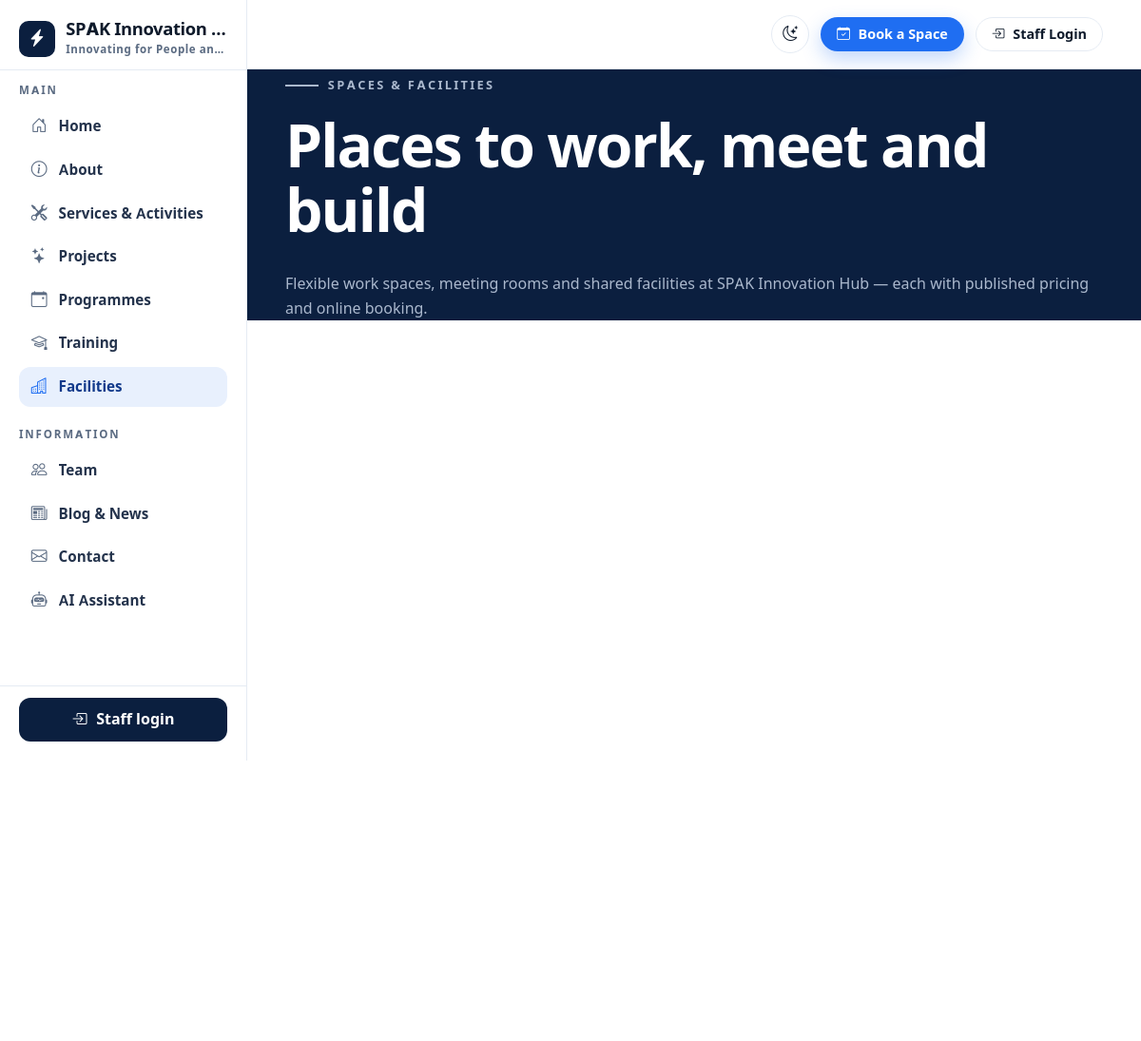
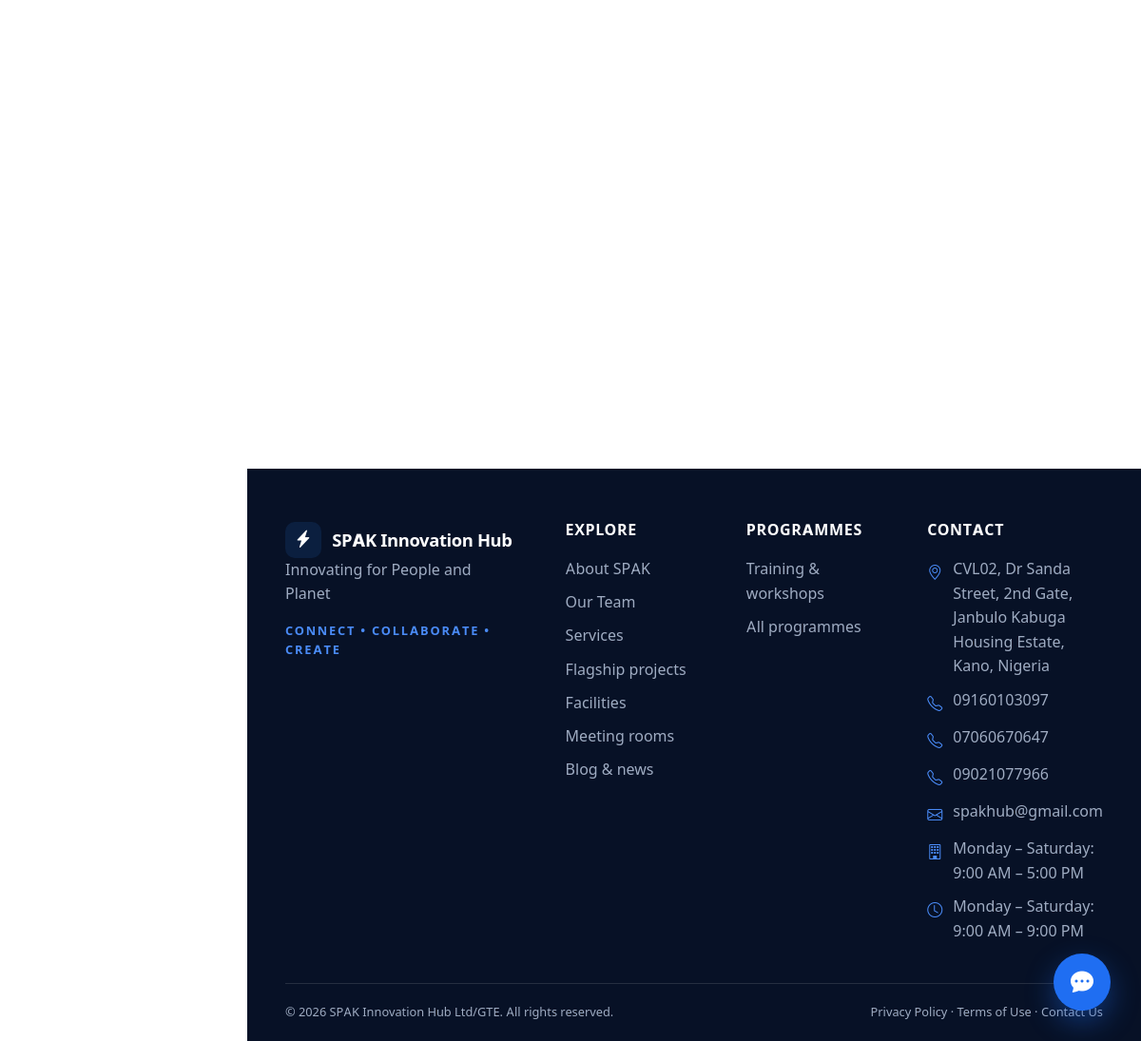
Page /facilities/ on the committed database (2 pictures, top to bottom).
### core/models.py (models this page shows, shortened)
class WebsiteSettings(models.Model):
    site_name = models.CharField(max_length=120, default="SPAK Innovation Hub")
    tagline = models.CharField(max_length=200, blank=True)
    logo = models.ImageField(upload_to="branding/", blank=True)
    logo_alt = models.CharField(max_length=120, blank=True)
    favicon = models.ImageField(upload_to="branding/", blank=True)
    default_social_image = models.ImageField(upload_to="branding/", blank=True)
    seo_title = models.CharField(max_length=200, blank=True)
    seo_description = models.TextField(blank=True)
    footer_text = models.CharField(max_length=300, blank=True)
    copyright = models.CharField(max_length=160, blank=True)
    programme_approval_required = models.BooleanField(default=False)
    content_staff_enabled = models.BooleanField(default=False)
    ai_enabled = models.BooleanField(default=True)
    updated_at = models.DateTimeField(auto_now=True)
    class Meta:
        verbose_name = "Website settings"
    @classmethod
    def get(cls):
        obj, _ = cls.objects.get_or_create(pk=1)
        return obj

class ContactSettings(models.Model):
    address = models.CharField(max_length=300, blank=True)
    address_map_link = models.CharField(max_length=500, blank=True)
    map_embed_html = models.TextField(blank=True)
    phone_1 = models.CharField(max_length=40, blank=True)
    phone_2 = models.CharField(max_length=40, blank=True)
    phone_3 = models.CharField(max_length=40, blank=True)
    email_1 = models.EmailField(blank=True)
    email_2 = models.EmailField(blank=True)
    whatsapp = models.CharField(max_length=40, blank=True)
    working_hours = models.CharField(max_length=200, blank=True)
    office_hours = models.CharField(max_length=200, blank=True)
    office_hours_closed = models.CharField(max_length=200, blank=True)
    coworking_hours = models.CharField(max_length=200, blank=True)
    coworking_hours_closed = models.CharField(max_length=200, blank=True)
    emergency_contact = models.CharField(max_length=200, blank=True)
    facebook = models.URLField(blank=True)
    twitter_x = models.URLField(blank=True)
    instagram = models.URLField(blank=True)
    linkedin = models.URLField(blank=True)
    youtube = models.URLField(blank=True)
    contact_page_text = models.TextField(blank=True)
    updated_at = models.DateTimeField(auto_now=True)
    class Meta:
        verbose_name = "Contact settings"
    @classmethod
    def get(cls):
        obj, _ = cls.objects.get_or_create(pk=1)
        return obj
    @property
    def socials(self):
        return [
            (k, getattr(self, k))
            for k in ("facebook", "twitter_x", "instagram", "linkedin", "youtube")
            if getattr(self, k)
        ]

### public/views.py (the view)
# urls.py: path("facilities/", views.facilities_list, name="fac-admin-facilities"),
def facilities(request):
    q = request.GET.get("q", "").strip()
    cat = request.GET.get("category", "")
    qs = Facility.objects.filter(status="published").select_related("category")
    if q:
        qs = qs.filter(Q(name__icontains=q) | Q(description__icontains=q) | Q(category__name__icontains=q))
    if cat:
        qs = qs.filter(category__slug=cat)
    from facilities.models import FacilityCategory
    return render(
        request, "public/facilities/list.html",
        {"facilities": qs, "categories": FacilityCategory.objects.filter(is_active=True), "q": q, "cat": cat},
    )

### templates/public/facilities/list.html (shortened to what this page needs)
{% extends "base.html" %}
{% block content %}
<header class="page-intro">
  <div class="spak-container">
    <p class="kicker">Spaces &amp; facilities</p>
    <h1 class="page-intro__title">Places to work, meet and build</h1>
    <p class="page-intro__lead">Flexible work spaces, meeting rooms and shared facilities at SPAK Innovation Hub — each with published pricing and online booking.</p>
  </div>
</header>
<section class="section">
  <div class="spak-container">
    {% if facilities %}
    <div class="feature-grid feature-grid--4">
    </div>
    {% endif %}
  </div>
</section>
<section class="section">
  <div class="spak-container">
  </div>
</section>
{% endblock %}

### templates/base.html (shortened to what this page needs)
{% load static %}<!DOCTYPE html>
<html lang="en">
<head>
  <link rel="stylesheet" href="{% static 'vendor/bootstrap.min.css' %}">
  <link rel="stylesheet" href="{% static 'vendor/bootstrap-icons.min.css' %}">
  <link rel="stylesheet" href="{% static 'css/spak.css' %}">
</head>
<body class="{% block body_class %}{% endblock %}">
  <div class="spak-app" id="spak-app" data-mode="persistent">
    <div class="spak-app__content" id="pageContent">
      <header class="site-header">
        <div class="site-header__inner spak-container">
          <div class="header-actions">
            <button class="theme-toggle" id="themeToggle" type="button" aria-label="Toggle dark or light mode" title="Dark / light mode"><i class="bi bi-moon-stars icon-moon" aria-hidden="true"></i></button>
            <a href="/facilities/" class="btn btn-spak btn-sm nav-cta"><i class="bi bi-calendar-check"></i> Book a Space</a>
            {% if user.is_authenticated %}
            <div class="user-menu">
              <details>
              <summary><i class="bi bi-person-circle"></i> {{ user.username }}</summary>
              <div class="user-menu__panel">
                <div class="role-line">{{ user.role_label }}</div>
                {% if user.is_super_admin %}<a href="/admin/"><i class="bi bi-speedometer2"></i> Admin Dashboard</a>{% endif %}
                {% if user.is_programme_lead %}<a href="/programmes-dashboard/"><i class="bi bi-people"></i> Programmes Dashboard</a>{% endif %}
                {% if user.is_content_staff %}<a href="/content-dashboard/"><i class="bi bi-pencil-square"></i> Content Dashboard</a>{% endif %}
                <a href="/my-account/"><i class="bi bi-person-gear"></i> My account</a>
                <form method="post" action="/logout/">{% csrf_token %}<button type="submit"><i class="bi bi-box-arrow-right"></i> Log out</button></form>
              </div>
              </details>
            </div>
            {% else %}
            <a href="/login/" class="btn btn-ghost btn-sm d-none d-lg-inline-flex"><i class="bi bi-box-arrow-in-right"></i> Staff Login</a>
            {% endif %}
          </div>
        </div>
      </header>
  <main id="content">
    {% block content %}{% endblock %}
  </main>
  <footer class="site-footer">
    <div class="spak-container">
      <div class="site-footer__top">
        <div class="site-footer--brand">
          <a class="brand" href="/">
            <span class="brand__mark">
              {% if site_settings.logo %}<img class="brand__img" src="{{ site_settings.logo.url }}" alt="">{% else %}<i class="bi bi-lightning-charge-fill"></i>{% endif %}
            </span>
            <span class="brand__word">{{ site_settings.site_name }}</span>
          </a>
          <p>{{ site_settings.footer_text|default:site_settings.tagline }}</p>
          <p class="brand-slogan">Connect • Collaborate • Create</p>
        </div>
        <div>
          <h5>Explore</h5>
          <ul>
            <li><a class="foot-link" href="/about/">About SPAK</a></li>
            <li><a class="foot-link" href="/team/">Our Team</a></li>
            <li><a class="foot-link" href="/services/">Services</a></li>
            <li><a class="foot-link" href="/projects/">Flagship projects</a></li>
            <li><a class="foot-link" href="/facilities/">Facilities</a></li>
            <li><a class="foot-link" href="/meeting-rooms/">Meeting rooms</a></li>
            <li><a class="foot-link" href="/blog/">Blog &amp; news</a></li>
          </ul>
        </div>
        <div>
          <h5>Programmes</h5>
          <ul>
            <li><a class="foot-link" href="/programmes/training/">Training &amp; workshops</a></li>
            <li><a class="foot-link" href="/programmes/">All programmes</a></li>
          </ul>
        </div>
        <div>
          <h5>Contact</h5>
          <ul class="foot-contact">
            {% if contact_settings.address %}<li><i class="bi bi-geo-alt"></i><span>{{ contact_settings.address }}</span></li>{% endif %}
            {% if contact_settings.phone_1 %}<li><i class="bi bi-telephone"></i><a class="foot-link" href="tel:{{ contact_settings.phone_1 }}">{{ contact_settings.phone_1 }}</a></li>{% endif %}
            {% if contact_settings.phone_2 %}<li><i class="bi bi-telephone"></i><a class="foot-link" href="tel:{{ contact_settings.phone_2 }}">{{ contact_settings.phone_2 }}</a></li>{% endif %}
            {% if contact_settings.phone_3 %}<li><i class="bi bi-telephone"></i><a class="foot-link" href="tel:{{ contact_settings.phone_3 }}">{{ contact_settings.phone_3 }}</a></li>{% endif %}
            {% if contact_settings.email_1 %}<li><i class="bi bi-envelope"></i><a class="foot-link" href="mailto:{{ contact_settings.email_1 }}">{{ contact_settings.email_1 }}</a></li>{% endif %}
            {% if contact_settings.office_hours %}<li><i class="bi bi-building"></i><span>{{ contact_settings.office_hours }}</span></li>{% endif %}
            {% if contact_settings.coworking_hours %}<li><i class="bi bi-clock"></i><span>{{ contact_settings.coworking_hours }}</span></li>{% endif %}
          </ul>
        </div>
      </div>
      <div class="site-footer__bottom">
        <span>&copy; {{ now|date:"Y" }} {{ site_settings.copyright|default:site_settings.site_name }}. All rights reserved.</span>
        <nav aria-label="Legal">
          <a class="foot-link" href="/pages/privacy-policy/">Privacy Policy</a> ·
          <a class="foot-link" href="/pages/terms-of-use/">Terms of Use</a> ·
          <a class="foot-link" href="/contact/">Contact Us</a>
        </nav>
      </div>
    </div>
  </footer>
    </div>
    <aside class="spak-sidebar" id="spakSidebar" aria-labelledby="spakSidebarHeading">
      <div class="spak-sidebar__head">
        <a class="brand spak-sidebar__brand" href="/" aria-label="{{ site_settings.site_name }} — home">
          <span class="brand__mark">
            {% if site_settings.logo %}<img class="brand__img" src="{{ site_settings.logo.url }}" alt="{{ site_settings.logo_alt|default:site_settings.site_name }}">{% else %}<i class="bi bi-lightning-charge-fill"></i>{% endif %}
          </span>
          <span class="spak-sidebar__titles">
            <span class="brand__word" id="spakSidebarHeading">{{ site_settings.site_name }}</span>
            {% if site_settings.tagline %}<span class="spak-sidebar__tag">{{ site_settings.tagline }}</span>{% endif %}
          </span>
        </a>
      </div>
      <nav class="spak-sidebar__nav" id="spakSidebarNav" aria-label="Main navigation">
        <p class="spak-sidebar__label">Main</p>
        <ul class="spak-sidebar__list">
          <li>
            <a class="spak-nav-link {% if request.path == '/' %}is-active{% endif %}" {% if request.path == '/' %}aria-current="page"{% endif %} href="/">
              <i class="bi bi-house-door" aria-hidden="true"></i><span>Home</span>
            </a>
          </li>
          <li>
            <a class="spak-nav-link {% if request.path|slice:':7' == '/about/' %}is-active{% endif %}" {% if request.path|slice:':7' == '/about/' %}aria-current="page"{% endif %} href="/about/">
              <i class="bi bi-info-circle" aria-hidden="true"></i><span>About</span>
            </a>
          </li>
          <li>
            <a class="spak-nav-link {% if request.path|slice:':10' == '/services/' %}is-active{% endif %}" {% if request.path|slice:':10' == '/services/' %}aria-current="page"{% endif %} href="/services/">
              <i class="bi bi-tools" aria-hidden="true"></i><span>Services &amp; Activities</span>
            </a>
          </li>
          <li>
            <a class="spak-nav-link {% if request.path|slice:':10' == '/projects/' %}is-active{% endif %}" {% if request.path|slice:':10' == '/projects/' %}aria-current="page"{% endif %} href="/projects/">
              <i class="bi bi-stars" aria-hidden="true"></i><span>Projects</span>
            </a>
          </li>
          <li>
            <a class="spak-nav-link "  href="/programmes/">
              <i class="bi bi-calendar-event" aria-hidden="true"></i><span>Programmes</span>
            </a>
          </li>
          <li>
            <a class="spak-nav-link {% if request.path|slice:':21' == '/programmes/training/' %}is-active{% endif %}" {% if request.path|slice:':21' == '/programmes/training/' %}aria-current="page"{% endif %} href="/programmes/training/">
              <i class="bi bi-mortarboard" aria-hidden="true"></i><span>Training</span>
            </a>
          </li>
          <li>
            <a class="spak-nav-link {% if request.path|slice:':12' == '/facilities/' or request.path|slice:':15' == '/meeting-rooms/' %}is-active{% endif %}" {% if request.path|slice:':12' == '/facilities/' or request.path|slice:':15' == '/meeting-rooms/' %}aria-current="page"{% endif %} href="/facilities/">
              <i class="bi bi-buildings" aria-hidden="true"></i><span>Facilities</span>
            </a>
          </li>
        </ul>
        <p class="spak-sidebar__label">Information</p>
        <ul class="spak-sidebar__list">
          <li>
            <a class="spak-nav-link {% if request.path|slice:':6' == '/team/' %}is-active{% endif %}" {% if request.path|slice:':6' == '/team/' %}aria-current="page"{% endif %} href="/team/">
              <i class="bi bi-people" aria-hidden="true"></i><span>Team</span>
            </a>
          </li>
          <li>
            <a class="spak-nav-link {% if request.path|slice:':6' == '/blog/' %}is-active{% endif %}" {% if request.path|slice:':6' == '/blog/' %}aria-current="page"{% endif %} href="/blog/">
              <i class="bi bi-newspaper" aria-hidden="true"></i><span>Blog &amp; News</span>
            </a>
          </li>
          <li>
            <a class="spak-nav-link {% if request.path|slice:':9' == '/contact/' %}is-active{% endif %}" {% if request.path|slice:':9' == '/contact/' %}aria-current="page"{% endif %} href="/contact/">
              <i class="bi bi-envelope" aria-hidden="true"></i><span>Contact</span>
            </a>
          </li>
          <li>
            <a class="spak-nav-link {% if request.path|slice:':9' == '/ai-chat/' %}is-active{% endif %}" {% if request.path|slice:':9' == '/ai-chat/' %}aria-current="page"{% endif %} href="/ai-chat/">
              <i class="bi bi-robot" aria-hidden="true"></i><span>AI Assistant</span>
            </a>
          </li>
        </ul>
      </nav>
      <div class="spak-sidebar__foot">
        {% if user.is_authenticated %}
        <div class="spak-sidebar__user">
          <span class="spak-sidebar__avatar" aria-hidden="true">{{ user.username|first|upper }}</span>
          <span class="spak-sidebar__user-meta">
            <strong>{{ user.username }}</strong>
            <small>{{ user.role_label }}</small>
          </span>
        </div>
        <ul class="spak-sidebar__account">
          {% if user.is_super_admin %}<li><a href="/admin/"><i class="bi bi-speedometer2" aria-hidden="true"></i> Admin Dashboard</a></li>{% endif %}
          {% if user.is_programme_lead %}<li><a href="/programmes-dashboard/"><i class="bi bi-people" aria-hidden="true"></i> Programmes Dashboard</a></li>{% endif %}
          {% if user.is_content_staff %}<li><a href="/content-dashboard/"><i class="bi bi-pencil-square" aria-hidden="true"></i> Content Dashboard</a></li>{% endif %}
          <li><a href="/my-account/"><i class="bi bi-person-gear" aria-hidden="true"></i> My account</a></li>
        </ul>
        <form method="post" action="/logout/">{% csrf_token %}
          <button class="spak-sidebar__logout" type="submit"><i class="bi bi-box-arrow-right" aria-hidden="true"></i> Log out</button>
        </form>
        {% else %}
        <a class="spak-sidebar__login" href="/login/"><i class="bi bi-box-arrow-in-right" aria-hidden="true"></i> Staff login</a>
        {% endif %}
      </div>
    </aside>
  </div>
  {% if site_settings.ai_enabled %}
    <div class="ai-widget" id="aiWidget" data-endpoint="{% url 'public-ai-ask' %}">
      <button class="ai-widget__launcher" aria-expanded="false" aria-label="Open AI assistant"><i class="bi bi-chat-dots-fill"></i></button>
    </div>
  {% endif %}
</body>
</html>

### rows in the picture
WebsiteSettings: site_name "SPAK Innovation Hub", footer_text "Innovating for People and Planet", copyright "SPAK Innovation Hub Ltd/GTE", site_name "SPAK Innovation…", tagline "Innovating for People an…"
ContactSettings: address "CVL02, Dr Sanda Street, 2nd Gate, Janbulo Kabuga Housing Estate, Kano, Nigeria", phone_1 "09160103097", phone_2 "07060670647", phone_3 "09021077966", email_1 "spakhub@gmail.com", office_hours "Monday – Saturday: 9:00 AM – 5:00 PM", coworking_hours "Monday – Saturday: 9:00 AM – 9:00 PM"
